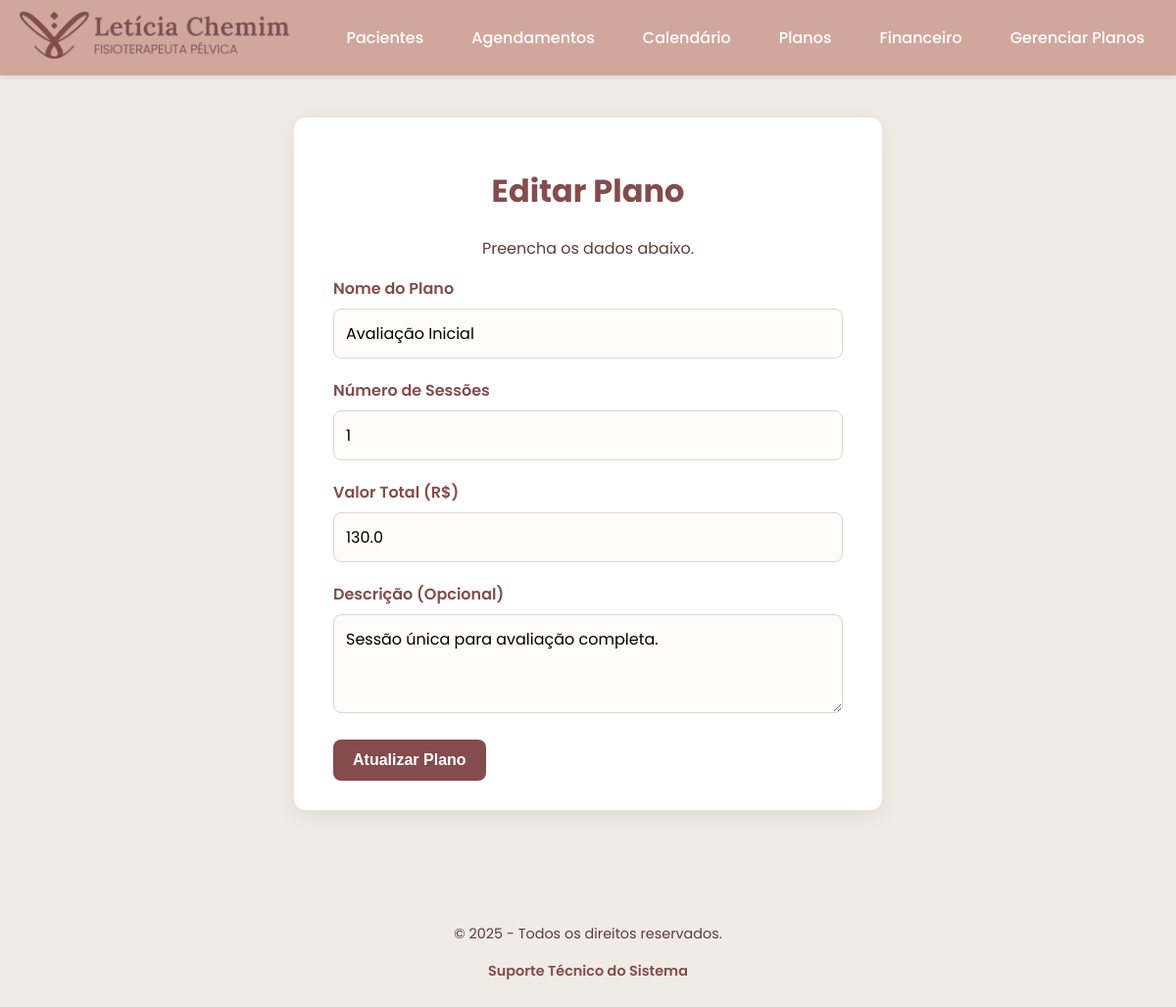
/plano/editar/1, run on the app's committed database.
### tables this page shows
CREATE TABLE planos (
        id INTEGER PRIMARY KEY AUTOINCREMENT,
        nome TEXT NOT NULL,
        numero_sessoes INTEGER NOT NULL,
        valor_total REAL NOT NULL,
        descricao TEXT
    );

### app.py (the view)
@app.route('/plano/editar/<int:id>', methods=['GET', 'POST'])
def editar_plano(id):
    db = get_db()
    if request.method == 'POST':
        db.execute('UPDATE planos SET nome=?, numero_sessoes=?, valor_total=?, descricao=? WHERE id=?',
                   (request.form['nome'], request.form['numero_sessoes'], request.form['valor_total'], request.form['descricao'], id))
        db.commit()
        return redirect(url_for('gerenciar_planos'))
    plano = db.execute('SELECT * FROM planos WHERE id = ?', (id,)).fetchone()
    return render_template('form_plano.html', plano=plano)

### app.py (called while the page is built)
@app.context_processor
def inject_year():
    return {'current_year': datetime.now().year}

def get_db():
    db = getattr(g, '_database', None)
    if db is None:
        db = g._database = sqlite3.connect(DATABASE)
        db.row_factory = sqlite3.Row
    return db

@app.teardown_appcontext
def close_connection(exception):
    db = getattr(g, '_database', None)
    if db is not None:
        db.close()

### templates/form_plano.html (shortened to what this page needs)
{% extends "base.html" %}
{% block content %}
<div class="container">
    <h1>{{ 'Editar Plano' if plano else 'Adicionar Novo Plano' }}</h1>
    <p>Preencha os dados abaixo.</p>
    <form method="post">
        <div class="form-group">
            <label for="nome">Nome do Plano</label>
            <input type="text" id="nome" name="nome" value="{{ plano.nome if plano else '' }}" required>
        </div>
        <div class="form-group">
            <label for="numero_sessoes">Número de Sessões</label>
            <input type="number" id="numero_sessoes" name="numero_sessoes" value="{{ plano.numero_sessoes if plano else '' }}" required>
        </div>
        <div class="form-group">
            <label for="valor_total">Valor Total (R$)</label>
            <input type="number" step="0.01" id="valor_total" name="valor_total" placeholder="400.00" value="{{ plano.valor_total if plano else '' }}" required>
        </div>
        <div class="form-group">
            <label for="descricao">Descrição (Opcional)</label>
            <textarea id="descricao" name="descricao" rows="3">{{ plano.descricao if plano else '' }}</textarea>
        </div>
        <button type="submit">{{ 'Atualizar' if plano else 'Salvar' }} Plano</button>
    </form>
</div>
{% endblock %}

### static/css/style.css (style rules this page uses)
body { font-family: 'Poppins', sans-serif; background-color: #F0ECE5; color: #5c3d3d; margin: 0; display: flex; flex-direction: column; min-height: 100vh; }
h1, h2, h3 { color: #844C4C; text-align: center; }
p { text-align: center; color: #5c3d3d; line-height: 1.6; }
.container, .container-large { background-color: #ffffff; padding: 30px 40px; border-radius: 12px; box-shadow: 0 6px 25px rgba(0, 0, 0, 0.07); width: 100%; box-sizing: border-box; margin: 0 auto; }
.container { max-width: 600px; }
.form-group { margin-bottom: 20px; }
label { display: block; margin-bottom: 8px; font-weight: 600; color: #844C4C; }
input[type="text"], input[type="email"], input[type="tel"], input[type="date"], input[type="datetime-local"], input[type="number"], select, textarea { width: 100%; padding: 12px; border: 1px solid #dcd6d1; border-radius: 8px; box-sizing: border-box; font-family: 'Poppins', sans-serif; font-size: 1rem; background-color: #fdfcfb; transition: border-color 0.3s, box-shadow 0.3s; }
button, .btn-action-dash { background-color: #844C4C; border: none; border-radius: 8px; color: white; font-size: 1rem; font-weight: 600; cursor: pointer; padding: 12px 20px; transition: background-color 0.3s, transform 0.2s; }

### data on the page
planos: nome "Avaliação Inicial", numero_sessoes "1", valor_total "130.0", descricao "Sessão única para avaliação completa."

### other printed values
{{ 'Editar Plano' if plano else 'Adicionar Novo Plano' }} "Editar Plano"
{{ 'Atualizar' if plano else 'Salvar' }} "Atualizar"
